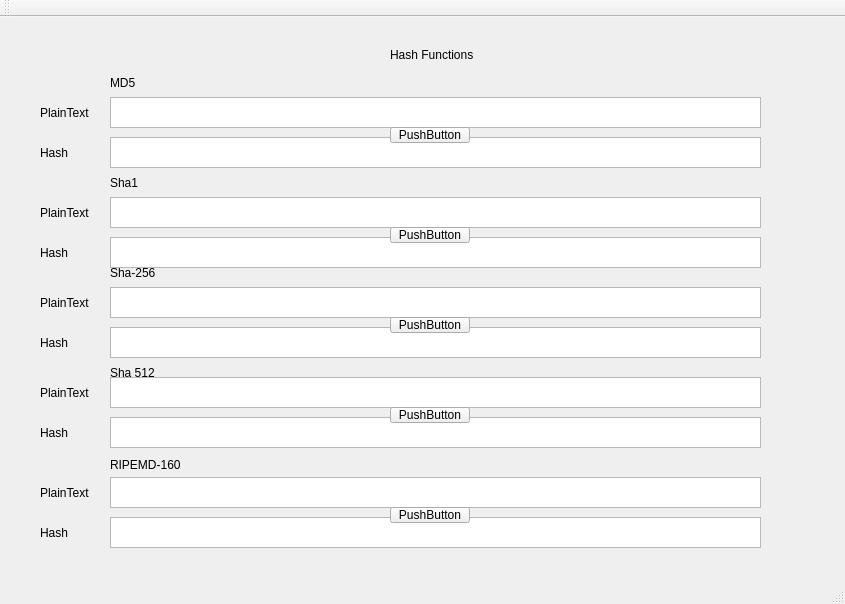
<?xml version="1.0" encoding="UTF-8"?>
<ui version="4.0">
 <class>MainWindow</class>
 <widget class="QMainWindow" name="MainWindow">
  <property name="geometry">
   <rect>
    <x>0</x>
    <y>0</y>
    <width>845</width>
    <height>604</height>
   </rect>
  </property>
  <property name="windowTitle">
   <string>MainWindow</string>
  </property>
  <property name="windowIcon">
   <iconset>
    <normaloff>../../../Imágenes/shutterstock_609173918-800x450.jpg</normaloff>../../../Imágenes/shutterstock_609173918-800x450.jpg</iconset>
  </property>
  <widget class="QWidget" name="centralWidget">
   <widget class="QLabel" name="label">
    <property name="geometry">
     <rect>
      <x>110</x>
      <y>60</y>
      <width>49</width>
      <height>12</height>
     </rect>
    </property>
    <property name="text">
     <string>MD5</string>
    </property>
   </widget>
   <widget class="QLabel" name="label_2">
    <property name="geometry">
     <rect>
      <x>390</x>
      <y>30</y>
      <width>121</width>
      <height>16</height>
     </rect>
    </property>
    <property name="text">
     <string>Hash Functions</string>
    </property>
   </widget>
   <widget class="QTextEdit" name="textEdit">
    <property name="geometry">
     <rect>
      <x>110</x>
      <y>80</y>
      <width>651</width>
      <height>31</height>
     </rect>
    </property>
   </widget>
   <widget class="QTextEdit" name="textEdit_2">
    <property name="geometry">
     <rect>
      <x>110</x>
      <y>120</y>
      <width>651</width>
      <height>31</height>
     </rect>
    </property>
   </widget>
   <widget class="QLabel" name="label_4">
    <property name="geometry">
     <rect>
      <x>40</x>
      <y>130</y>
      <width>49</width>
      <height>12</height>
     </rect>
    </property>
    <property name="text">
     <string>Hash</string>
    </property>
   </widget>
   <widget class="QLabel" name="label_5">
    <property name="geometry">
     <rect>
      <x>110</x>
      <y>250</y>
      <width>49</width>
      <height>12</height>
     </rect>
    </property>
    <property name="text">
     <string>Sha-256</string>
    </property>
   </widget>
   <widget class="QTextEdit" name="textEdit_3">
    <property name="geometry">
     <rect>
      <x>110</x>
      <y>180</y>
      <width>651</width>
      <height>31</height>
     </rect>
    </property>
   </widget>
   <widget class="QTextEdit" name="textEdit_4">
    <property name="geometry">
     <rect>
      <x>110</x>
      <y>220</y>
      <width>651</width>
      <height>31</height>
     </rect>
    </property>
   </widget>
   <widget class="QLabel" name="label_6">
    <property name="geometry">
     <rect>
      <x>110</x>
      <y>160</y>
      <width>49</width>
      <height>12</height>
     </rect>
    </property>
    <property name="text">
     <string>Sha1</string>
    </property>
   </widget>
   <widget class="QTextEdit" name="textEdit_5">
    <property name="geometry">
     <rect>
      <x>110</x>
      <y>270</y>
      <width>651</width>
      <height>31</height>
     </rect>
    </property>
   </widget>
   <widget class="QTextEdit" name="textEdit_6">
    <property name="geometry">
     <rect>
      <x>110</x>
      <y>310</y>
      <width>651</width>
      <height>31</height>
     </rect>
    </property>
   </widget>
   <widget class="QLabel" name="label_7">
    <property name="geometry">
     <rect>
      <x>110</x>
      <y>350</y>
      <width>49</width>
      <height>12</height>
     </rect>
    </property>
    <property name="text">
     <string>Sha 512</string>
    </property>
   </widget>
   <widget class="QTextEdit" name="textEdit_7">
    <property name="geometry">
     <rect>
      <x>110</x>
      <y>360</y>
      <width>651</width>
      <height>31</height>
     </rect>
    </property>
   </widget>
   <widget class="QTextEdit" name="textEdit_8">
    <property name="geometry">
     <rect>
      <x>110</x>
      <y>400</y>
      <width>651</width>
      <height>31</height>
     </rect>
    </property>
   </widget>
   <widget class="QLabel" name="label_8">
    <property name="geometry">
     <rect>
      <x>40</x>
      <y>190</y>
      <width>49</width>
      <height>12</height>
     </rect>
    </property>
    <property name="text">
     <string>PlainText</string>
    </property>
   </widget>
   <widget class="QLabel" name="label_9">
    <property name="geometry">
     <rect>
      <x>40</x>
      <y>280</y>
      <width>49</width>
      <height>12</height>
     </rect>
    </property>
    <property name="text">
     <string>PlainText</string>
    </property>
   </widget>
   <widget class="QLabel" name="label_10">
    <property name="geometry">
     <rect>
      <x>40</x>
      <y>370</y>
      <width>49</width>
      <height>12</height>
     </rect>
    </property>
    <property name="text">
     <string>PlainText</string>
    </property>
   </widget>
   <widget class="QLabel" name="label_11">
    <property name="geometry">
     <rect>
      <x>40</x>
      <y>230</y>
      <width>49</width>
      <height>12</height>
     </rect>
    </property>
    <property name="text">
     <string>Hash</string>
    </property>
   </widget>
   <widget class="QLabel" name="label_12">
    <property name="geometry">
     <rect>
      <x>40</x>
      <y>320</y>
      <width>49</width>
      <height>12</height>
     </rect>
    </property>
    <property name="text">
     <string>Hash</string>
    </property>
   </widget>
   <widget class="QLabel" name="label_13">
    <property name="geometry">
     <rect>
      <x>40</x>
      <y>410</y>
      <width>49</width>
      <height>12</height>
     </rect>
    </property>
    <property name="text">
     <string>Hash</string>
    </property>
   </widget>
   <widget class="QLabel" name="label_14">
    <property name="geometry">
     <rect>
      <x>40</x>
      <y>90</y>
      <width>49</width>
      <height>12</height>
     </rect>
    </property>
    <property name="text">
     <string>PlainText</string>
    </property>
   </widget>
   <widget class="QPushButton" name="pushButton_2">
    <property name="geometry">
     <rect>
      <x>390</x>
      <y>210</y>
      <width>80</width>
      <height>16</height>
     </rect>
    </property>
    <property name="text">
     <string>PushButton</string>
    </property>
   </widget>
   <widget class="QPushButton" name="pushButton_3">
    <property name="geometry">
     <rect>
      <x>390</x>
      <y>300</y>
      <width>80</width>
      <height>16</height>
     </rect>
    </property>
    <property name="text">
     <string>PushButton</string>
    </property>
   </widget>
   <widget class="QPushButton" name="pushButton_4">
    <property name="geometry">
     <rect>
      <x>390</x>
      <y>390</y>
      <width>80</width>
      <height>16</height>
     </rect>
    </property>
    <property name="text">
     <string>PushButton</string>
    </property>
   </widget>
   <widget class="QPushButton" name="pushButton">
    <property name="geometry">
     <rect>
      <x>390</x>
      <y>110</y>
      <width>80</width>
      <height>16</height>
     </rect>
    </property>
    <property name="text">
     <string>PushButton</string>
    </property>
   </widget>
   <widget class="QLabel" name="label_15">
    <property name="geometry">
     <rect>
      <x>110</x>
      <y>440</y>
      <width>121</width>
      <height>16</height>
     </rect>
    </property>
    <property name="text">
     <string>RIPEMD-160</string>
    </property>
   </widget>
   <widget class="QTextEdit" name="textEdit_9">
    <property name="geometry">
     <rect>
      <x>110</x>
      <y>460</y>
      <width>651</width>
      <height>31</height>
     </rect>
    </property>
   </widget>
   <widget class="QTextEdit" name="textEdit_10">
    <property name="geometry">
     <rect>
      <x>110</x>
      <y>500</y>
      <width>651</width>
      <height>31</height>
     </rect>
    </property>
   </widget>
   <widget class="QLabel" name="label_16">
    <property name="geometry">
     <rect>
      <x>40</x>
      <y>470</y>
      <width>49</width>
      <height>12</height>
     </rect>
    </property>
    <property name="text">
     <string>PlainText</string>
    </property>
   </widget>
   <widget class="QLabel" name="label_17">
    <property name="geometry">
     <rect>
      <x>40</x>
      <y>510</y>
      <width>49</width>
      <height>12</height>
     </rect>
    </property>
    <property name="text">
     <string>Hash</string>
    </property>
   </widget>
   <widget class="QPushButton" name="pushButton_5">
    <property name="geometry">
     <rect>
      <x>390</x>
      <y>490</y>
      <width>80</width>
      <height>16</height>
     </rect>
    </property>
    <property name="text">
     <string>PushButton</string>
    </property>
   </widget>
  </widget>
  <widget class="QMenuBar" name="menuBar">
   <property name="geometry">
    <rect>
     <x>0</x>
     <y>0</y>
     <width>845</width>
     <height>17</height>
    </rect>
   </property>
  </widget>
  <widget class="QToolBar" name="mainToolBar">
   <attribute name="toolBarArea">
    <enum>TopToolBarArea</enum>
   </attribute>
   <attribute name="toolBarBreak">
    <bool>false</bool>
   </attribute>
  </widget>
  <widget class="QStatusBar" name="statusBar"/>
 </widget>
 <layoutdefault spacing="6" margin="11"/>
 <resources/>
 <connections/>
</ui>
